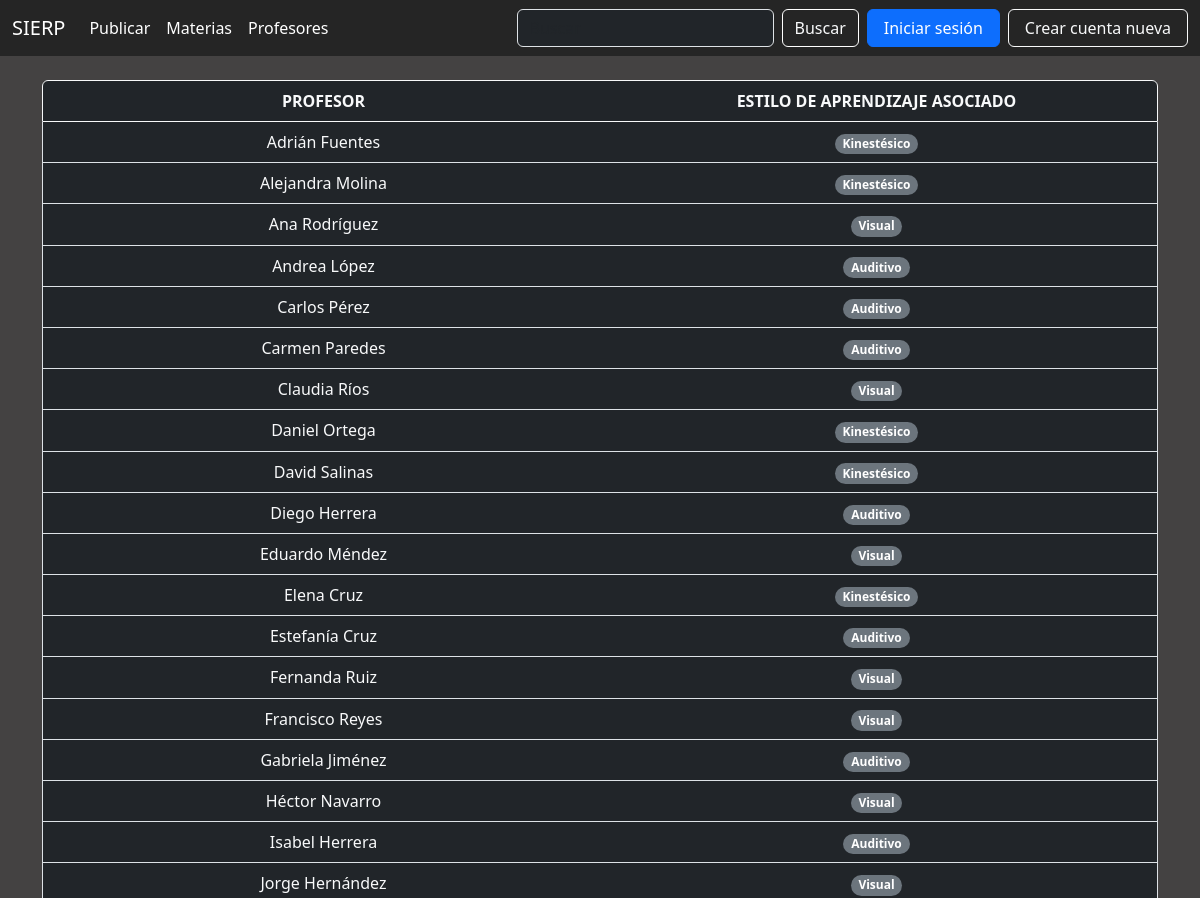
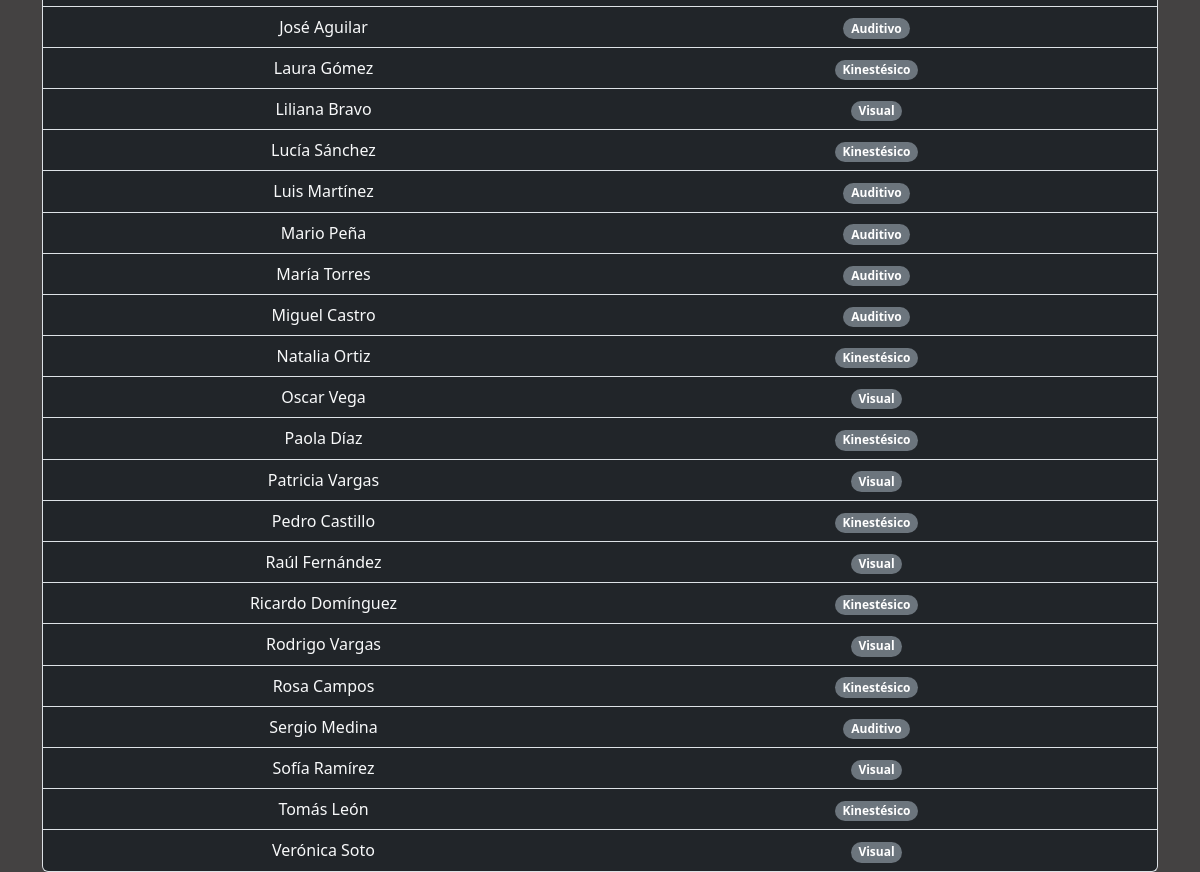
The page /profesor/lista_profesor/ on the database its author committed (2 pictures, top to bottom).
### profesor/models.py (models this page shows, shortened)
class Profesor(models.Model):
    METODOS_ENSENANZA = [
        ('visual', 'Visual'),
        ('auditivo', 'Auditivo'),
        ('kinestesico', 'Kinestésico'),
    ]
    nombre = models.CharField(max_length=50)
    metodo_ensenanza = models.CharField(
        max_length=20,
        choices=METODOS_ENSENANZA,
        default='visual'
    )
    usuarios = models.ManyToManyField('usuario.Usuario', through='publicacion.Publicacion')
    materias = models.ManyToManyField('materia.Materia', through='publicacion.Publicacion')

### profesor/views.py (the view)
# urls.py: path('lista_profesor/', views.ProfesorView.as_view(), name='lista_profesor'),
class ProfesorView(generic.ListView):
    template_name = 'profesor/lista_profesor.html'
    context_object_name = 'profesor_list'
    def get_queryset(self):
        query = self.request.GET.get('q')
        if query:
            return Profesor.objects.filter(Q(nombre__icontains=query)).order_by('nombre')
        return Profesor.objects.order_by('nombre')

### templates/profesor/lista_profesor.html (shortened to what this page needs)
{% extends "base.html" %}  {% block search %}
<form class="d-flex me-2" role="search" method="get" action="">
  <input
    class="form-control me-2 bg-dark text-light"
    type="search"
    name="q"
    placeholder="Buscar"
    aria-label="Search"
    value="{{ request.GET.q }}"
  />
  <button
    class="btn btn-outline-light"
    type="submit"
    style="border-color: #ffffff"
  >
    Buscar
  </button>
</form>
{% endblock search %} {% block content %}
<section class="container mt-4">
  {% if profesor_list %}
  <div class="list-group bg-dark">
    <div class="list-group-item active bg-dark border border-light">
      <div class="row text-center">
        <div class="col text-light"><strong>PROFESOR</strong></div>
        <div class="col text-light">
          <strong>ESTILO DE APRENDIZAJE ASOCIADO</strong>
        </div>
      </div>
    </div>
    {% for profesor in profesor_list %}
    <a
      href="{% url 'publicacion:profesor' profesor.id %}"
      class="list-group-item list-group-item-action bg-dark"
    >
      <div class="row text-center">
        <div class="col text-light">{{ profesor.nombre }}</div>
        <div class="col text-light">
          <span class="badge bg-secondary rounded-pill"
            >{{ profesor.get_metodo_ensenanza_display }}</span
          >
        </div>
      </div>
    </a>
    {% endfor %}
  </div>
  {% else %}
  <div
    class="alert alert-warning text-center bg-dark text-light border border-dark"
    role="alert">
    Profesor no encontrado.
  </div>
  {% endif %}
</section>
{% endblock content %}

### templates/base.html (style rules this page uses)
body { background-color: #444242; color: #ffffff; }

### rows shown on the page
Profesor: nombre "Adrián Fuentes", metodo_ensenanza "Kinestésico"
Profesor: nombre "Alejandra Molina", metodo_ensenanza "Kinestésico"
Profesor: nombre "Ana Rodríguez", metodo_ensenanza "Visual"
Profesor: nombre "Andrea López", metodo_ensenanza "Auditivo"
Profesor: nombre "Carlos Pérez", metodo_ensenanza "Auditivo"
Profesor: nombre "Carmen Paredes", metodo_ensenanza "Auditivo"
Profesor: nombre "Claudia Ríos", metodo_ensenanza "Visual"
Profesor: nombre "Daniel Ortega", metodo_ensenanza "Kinestésico"
Profesor: nombre "David Salinas", metodo_ensenanza "Kinestésico"
Profesor: nombre "Diego Herrera", metodo_ensenanza "Auditivo"
Profesor: nombre "Eduardo Méndez", metodo_ensenanza "Visual"
Profesor: nombre "Elena Cruz", metodo_ensenanza "Kinestésico"
Profesor: nombre "Estefanía Cruz", metodo_ensenanza "Auditivo"
Profesor: nombre "Fernanda Ruiz", metodo_ensenanza "Visual"
Profesor: nombre "Francisco Reyes", metodo_ensenanza "Visual"
Profesor: nombre "Gabriela Jiménez", metodo_ensenanza "Auditivo"
Profesor: nombre "Héctor Navarro", metodo_ensenanza "Visual"
Profesor: nombre "Isabel Herrera", metodo_ensenanza "Auditivo"
Profesor: nombre "Jorge Hernández", metodo_ensenanza "Visual"
Profesor: nombre "José Aguilar", metodo_ensenanza "Auditivo"
Profesor: nombre "Laura Gómez", metodo_ensenanza "Kinestésico"
Profesor: nombre "Liliana Bravo", metodo_ensenanza "Visual"
Profesor: nombre "Lucía Sánchez", metodo_ensenanza "Kinestésico"
Profesor: nombre "Luis Martínez", metodo_ensenanza "Auditivo"
Profesor: nombre "Mario Peña", metodo_ensenanza "Auditivo"
Profesor: nombre "María Torres", metodo_ensenanza "Auditivo"
Profesor: nombre "Miguel Castro", metodo_ensenanza "Auditivo"
Profesor: nombre "Natalia Ortiz", metodo_ensenanza "Kinestésico"
Profesor: nombre "Oscar Vega", metodo_ensenanza "Visual"
Profesor: nombre "Paola Díaz", metodo_ensenanza "Kinestésico"
Profesor: nombre "Patricia Vargas", metodo_ensenanza "Visual"
Profesor: nombre "Pedro Castillo", metodo_ensenanza "Kinestésico"
Profesor: nombre "Raúl Fernández", metodo_ensenanza "Visual"
Profesor: nombre "Ricardo Domínguez", metodo_ensenanza "Kinestésico"
Profesor: nombre "Rodrigo Vargas", metodo_ensenanza "Visual"
Profesor: nombre "Rosa Campos", metodo_ensenanza "Kinestésico"
Profesor: nombre "Sergio Medina", metodo_ensenanza "Auditivo"
Profesor: nombre "Sofía Ramírez", metodo_ensenanza "Visual"
Profesor: nombre "Tomás León", metodo_ensenanza "Kinestésico"
Profesor: nombre "Verónica Soto", metodo_ensenanza "Visual"
